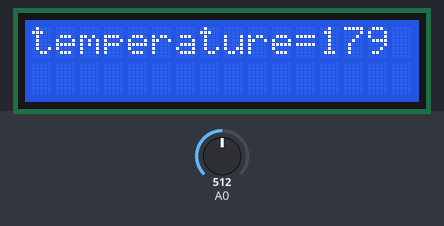
A sketch run on a simulated Arduino Uno, built with avr-gcc and run on an emulated ATmega328P. Parts: 16×2 character LCD. The inputs (shaded band) are chosen by the test bench; at power-on: A0 = 512.

Above: at 1.2 s.
1.3 s: A0 set to 716
At 1.6 s:
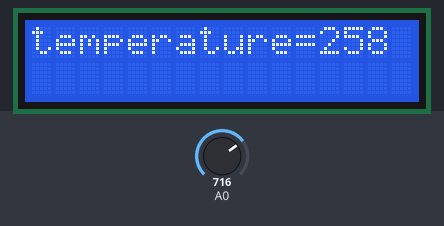
4.1 s: A0 set to 900
At 4.44 s:
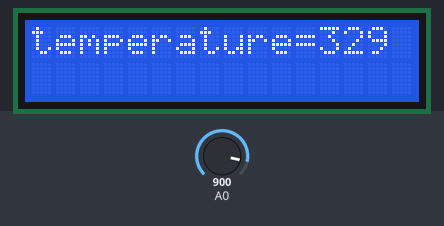
5.7 s: A0 set to 1023
At 5.97 s:
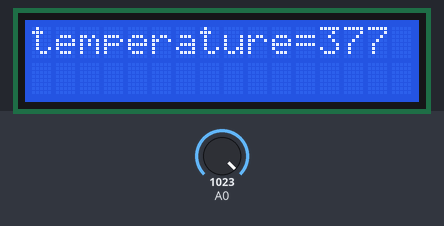
Timing chart, 0 to 8.7 s (numbered marks = the images above; inputs shaded):
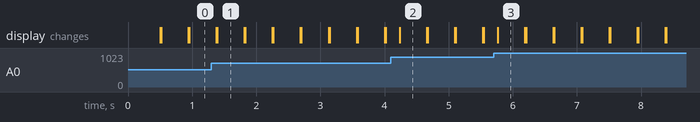

The sketch:

templcd1.ino
```cpp
// C++ code
//
#include <Adafruit_LiquidCrystal.h>

int temp_lcd = 0;

Adafruit_LiquidCrystal lcd_1(0);

void setup()
{
  pinMode(A0, INPUT);
  lcd_1.begin(16, 2);
}

void loop()
{
  temp_lcd = map(((analogRead(A0) - 20) * 3.04), 0, 1023, -10, 120);
  lcd_1.setCursor(0, 0);
  lcd_1.print("temperature=");
  lcd_1.setCursor(12, 0);
  lcd_1.print(temp_lcd);
  delay(200); // Wait for 200 millisecond(s)
  lcd_1.clear();
}
```

Measured:
- after the input at 1.3 s, the display: first differs from a run without the input after 0.09 s (image 1)
- after the input at 4.1 s, the display: changes after 0.14 s (image 2)
- what the display in image 1 shows lasts 0.4 s, from 1.4 s to 1.8 s
